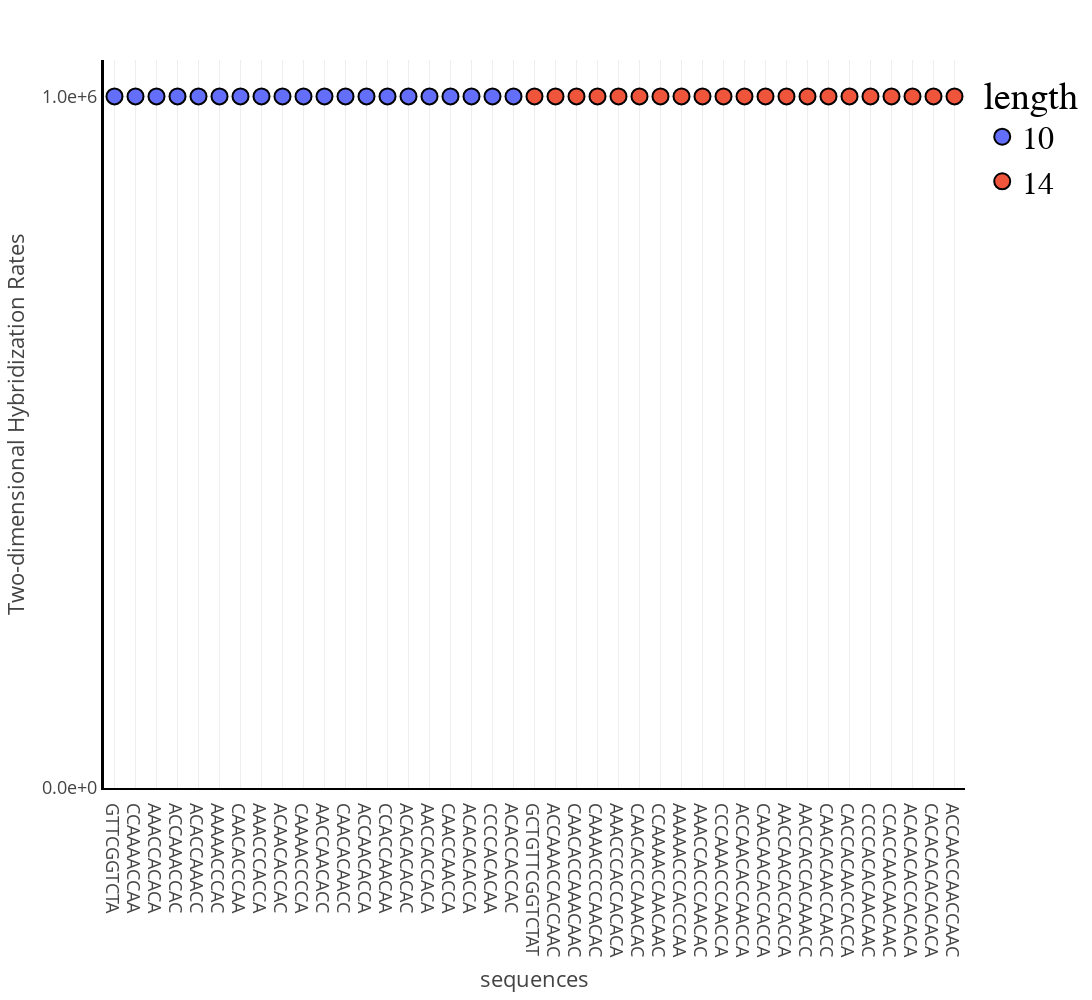

Source (notebook cell):
### Code cell
import plotly.express as px 

data['length'] = [str(len(d)) for d in data['sequences']]
fig = px.scatter(data,x='sequences', y='computational', color='length')
fig.update_layout(width = 1200,
                  height = 1000,
                  template = 'presentation',
                  scattermode='group',
                  yaxis_title="Two-dimensional Hybridization Rates",
                  yaxis=dict(tickmode = 'linear',
                            #  tickvals = [2e7,2.5e7,3e7,3.5e7,4e7,4.5e7,5e7],
                             nticks=10,
                             tick0=0,
                             dtick=1e6,
                             tickformat=".1e",
                             linecolor='black',
                             automargin=True,
                             linewidth=3,
                             minor=dict(dtick=3,tick0=0)),
                  xaxis=dict(tickmode='linear',
                             dtick=1,
                            #  autorange='reversed',
                             automargin=True,
                             linecolor='black',
                             linewidth=2),
                  legend = dict(
                            font = dict(family='Courier',
                                        size=32,
                                        color='black')))

fig.update_yaxes(showexponent='none')

fig.update_traces(marker=dict(size=16,
                              line=dict(width=2,
                                        color='black'
                              )))
fig.show()

### Figure 1 — Plotly figure (JSON) as saved in the notebook; plotly's stock layout.template omitted (floating-point values rounded to 4 significant figures)
{"data": [{"hovertemplate": "length=10<br>sequences=%{x}<br>computational=%{y}<extra></extra>", "legendgroup": "10", "marker": {"color": "#636efa", "line": {"color": "black", "width": 2}, "size": 16, "symbol": "circle"}, "mode": "markers", "name": "10", "orientation": "v", "showlegend": true, "type": "scatter", "x": ["GTTCGGTCTA", "CCAAAACCAA", "AAACCACACA", "ACCAAACCAC", "ACACCAAACC", "AAAAACCCAC", "CAACACCCAA", "AAACCCACCA", "ACAACACCAC", "CAAAACCCCA", "AACCAACACC", "CAACACAACC", "ACCAACACCA", "CCACCAACAA", "ACACACACAC", "AACCACCACA", "CAACCAACCA", "ACACACACCA", "CCCCACACAA", "ACACCACCAC"], "xaxis": "x", "y": [1000000, 1000000, 1000000, 1000000, 1000000, 1000000, 1000000, 1000000, 1000000, 1000000, 1000000, 1000000, 1000000, 1000000, 1000000, 1000000, 1000000, 1000000, 1000000, 1000000], "yaxis": "y"}, {"hovertemplate": "length=14<br>sequences=%{x}<br>computational=%{y}<extra></extra>", "legendgroup": "14", "marker": {"color": "#EF553B", "line": {"color": "black", "width": 2}, "size": 16, "symbol": "circle"}, "mode": "markers", "name": "14", "orientation": "v", "showlegend": true, "type": "scatter", "x": ["GCTGTTCGGTCTAT", "ACCAAACCACCAAC", "CAACACCAAACAAC", "CAAAACCCCAACAC", "AAACCCACCACACA", "CAACACCCAAACAC", "CCAAAACCAACAAC", "AAAAACCCACCCAA", "AAACCACCCAACAC", "CCCAAACCCAACCA", "ACCAACACCAACCA", "CAACAACACCACCA", "AACCAACACCACCA", "AACCACCACAAACC", "CAACACAACCAACC", "CACCACAACCACCA", "CCCCACACAACAAC", "CCACCAACAACAAC", "ACACACACCACACA", "CACACACACACACA", "ACCAACCAACCAAC"], "xaxis": "x", "y": [1000000, 1000000, 1000000, 1000000, 1000000, 1000000, 1000000, 1000000, 1000000, 1000000, 1000000, 1000000, 1000000, 1000000, 1000000, 1000000, 1000000, 1000000, 1000000, 1000000, 1000000], "yaxis": "y"}], "layout": {"height": 1000, "legend": {"font": {"color": "black", "family": "Courier", "size": 32}, "title": {"text": "length"}, "tracegroupgap": 0}, "margin": {"t": 60}, "scattermode": "group", "width": 1200, "xaxis": {"anchor": "y", "automargin": true, "domain": [0, 1], "dtick": 1, "linecolor": "black", "linewidth": 2, "tickmode": "linear", "title": {"text": "sequences"}}, "yaxis": {"anchor": "x", "automargin": true, "domain": [0, 1], "dtick": 1000000, "linecolor": "black", "linewidth": 3, "minor": {"dtick": 3, "tick0": 0}, "nticks": 10, "showexponent": "none", "tick0": 0, "tickformat": ".1e", "tickmode": "linear", "title": {"text": "Two-dimensional Hybridization Rates"}}}}
